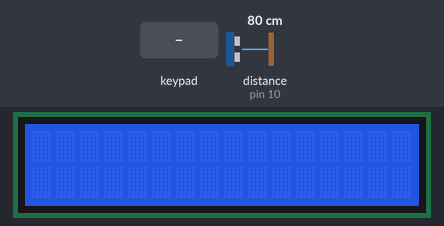
A sketch run on a simulated Arduino Uno, built with avr-gcc and run on an emulated ATmega328P. On the bench: 16×2 character LCD. Wiring (inferred from the names in the program): ultrasonic range finder: trigger pin 11; echo pin 10. The inputs (shaded band) are chosen by the test bench; at power-on: distance to the obstacle (sensor on pin 10) 80 cm. The echo pulse lasts 58.3 µs per cm; what the sketch prints to the serial monitor is not drawn.

Above: at 1.2 s.
1.3 s: distance to the obstacle (sensor on pin 10) set to 38 cm
2.8 s: distance to the obstacle (sensor on pin 10) set to 33 cm
At 3.3 s:
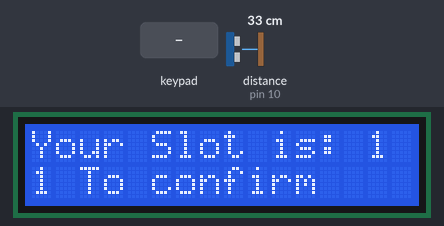
4.3 s: distance to the obstacle (sensor on pin 10) set to 60 cm
At 5.5 s:
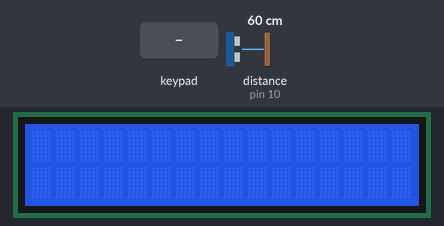
5.8 s: distance to the obstacle (sensor on pin 10) set to 2 cm
At 6.7 s:
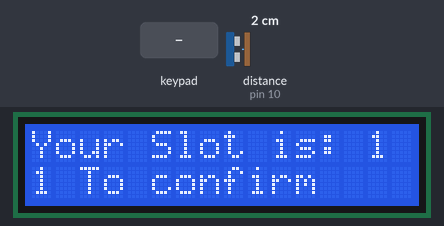
7.3 s: key '1' pressed
At 7.9 s:
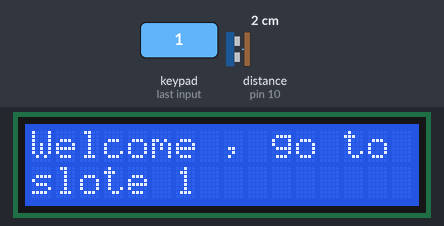
8.8 s: keypad keys 2 3 4 5 pressed 0.4 s apart
At 12.9 s:
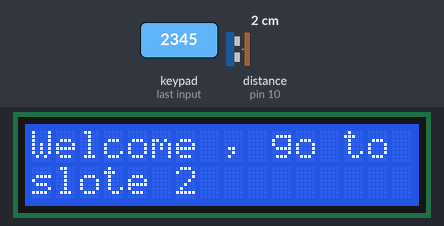
Timing chart, 0 to 14.4 s (numbered marks = the images above; inputs shaded):
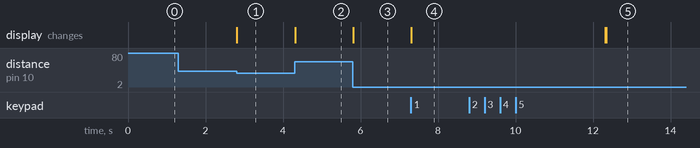

The sketch:

Uno.ino
```cpp
#include <LiquidCrystal.h>
#include <Keypad.h>


//______________________________ LCD________________________________
LiquidCrystal lcd(A0,A1,A2,A3,A4,A5); //4-bit mode; connect d0-d3 in addition for 8-bit mode
void lcd_setup()
{
    lcd.begin(16,2);
}
void lcd_loop(String line1, String line2 )
{

      lcd.setCursor(0,0);
      lcd.print(line1);
      lcd.setCursor(0,1);
      lcd.print(line2);

}
//___________________________________________________________________


//______________________________ keypad________________________________
const byte ROWS = 4;
const byte COLS = 4;
//Assign key values in 4x4 matrix
char keys[ROWS][COLS] = {
  {'1','2','A','3'},
  {'4','5','B','6'},
  {'7','8','C','9'},
  {'*','0','D','#'}
};
byte rowPins[ROWS] = {2, 3, 4, 5}; //R1,R2,R3,R4
//connect to the column pinouts of the keypad
byte colPins[COLS] = {6, 7, 8, 9};//C1,C2,C3,C4

Keypad keypad = Keypad( makeKeymap(keys), rowPins, colPins, ROWS, COLS );
String keypad_loop()
{

  char key = ' ';
  key = keypad.getKey();
  if (key) {
    Serial.println(key);

    lcd.clear();
    String s ="";
    s+=key;
    return s;
  }
  return "";

}

//___________________________________________________________________


//______________________________ ultrasonic 1 ________________________________


int trig =11;
int echo =10;
int ultrasonic_power = 12;
void ultrasonic1_setup()
{
  pinMode(trig , OUTPUT);
  pinMode(ultrasonic_power , OUTPUT);
  pinMode(echo , INPUT);
}
float dis_from_ultrasonic1()
{
  digitalWrite(ultrasonic_power,HIGH);
  digitalWrite(trig,LOW);
  delayMicroseconds(2);
  digitalWrite(trig,HIGH);
  delayMicroseconds(10);
  digitalWrite(trig,LOW);
  float Zeit = pulseIn(echo,HIGH);
  float Strecke=Zeit*0.017;
  return Strecke ;
}
//___________________________________________________________________

//______________________________main logic ________________________________
const int number_of_parking_slots =6;
int free_S[number_of_parking_slots] = {0};
int free_count =number_of_parking_slots;
float distance_threshhold = 35.0;
int first_free_index()
{
  for(int i=0 ; i<number_of_parking_slots ; i++)
  {
    if(free_S[i]==0)
    {
      return i;
    }

  }
}

void update_system_param(int index, String status)
{
  if(status == "in")
  {
    free_S[index]=1;
    free_count--;
  }
  else if(status == "out")
  {
    free_S[index]=0;
    free_count++;
  }
}
void main_logic()
{
    if(dis_from_ultrasonic1()<= distance_threshhold )
    {
      if(free_count)
      {
          int index= first_free_index()+1;
          String s1 = "Your Slot is: " + String(index);
          String s2 =  String(index)+ " To confirm";
          lcd_loop(s1 , s2);
          if(keypad_loop()==String(index))
          {
              send_data_to_mega(index);
              update_system_param(index-1 , "in");
              recive_data_from_mega();
              lcd.clear();
              lcd_loop("Welcome , go to" , "slote "+String(index));
              delay(5000);

          }

      }
      else
      {
         lcd_loop("I am Full :(" ,"Come Back later");
      }
    }
    else
    {
      lcd.clear();
    }
}
//___________________________________________________________________

//______________Connection between mega and arduino__________________
void send_data_to_mega(int indexOfCar){
  Serial.write(indexOfCar);
}
void recive_data_from_mega(){
 if (Serial.available()){
    char s = Serial.read();
     int ind = s -'0';
     update_system_param(ind , "out");
 }
}
//___________________________________________________________________
void setup()
{
  Serial.begin(9600);
  lcd_setup();
  ultrasonic1_setup();
}

void loop()
{
  main_logic();
}
```

Measured:
- the behaviour switches between 36 and 35 cm on distance to the obstacle (sensor on pin 10) (found by bisection; images 0 and 1)
- after the input at 1.3 s, every drawn part: stays the same
- after the input at 2.8 s, the display: changes at once (image 1)
- after the input at 4.3 s, the display: changes at once (image 2)
- after the input at 5.8 s, the display: changes at once (image 3)
- after the input at 7.3 s, the display: changes at once (image 4)
- after the input at 8.8 s, the display: first differs from a run without the input after 3.5 s (image 5)
